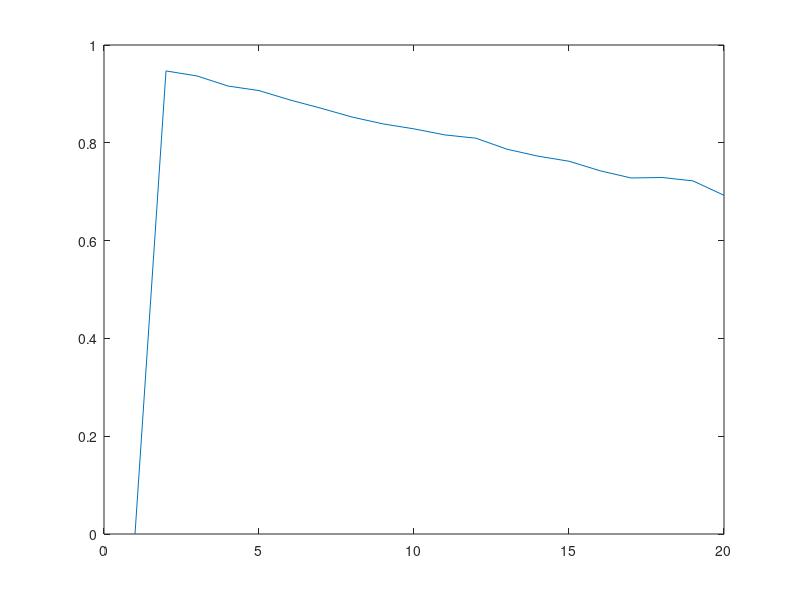

This figure's MATLAB source:
N= 1e4;                                    %numero de experiencias
p1=0.002;                                    %probabilidade de estragar peça
p2=0.005;                                     %probabilidade de estragar peca2
pmontagem= 0.01;                            %probabilidade de montagem                                        %numero de brinquedos na caixa
j=0;                                        %variavel
estraga=0;%varivael2
probsimulacao= zeros(20, 1);
for n=2: 20
    for f=1: N
        for i=0 :n
            if (rand <p1)|| (rand<p2)|| (rand <pmontagem)  %se algum dos objetos estiver estragado ou o processo de montagem correr mal entra no ciclo
                estraga= estraga+1;             %adiciona um aos estragados
            end
        end 
        if estraga==0
            j=j+1;                              %número de vezes em que a condição A se verifica
        end
        estraga=0;                              %inicializa o numero de objeto de estragados a 0 para a próxima experiência
    end
    probsimulacao(n)= j/N;                         %prob simulação
    j=0;
end
plot(probsimulacao);